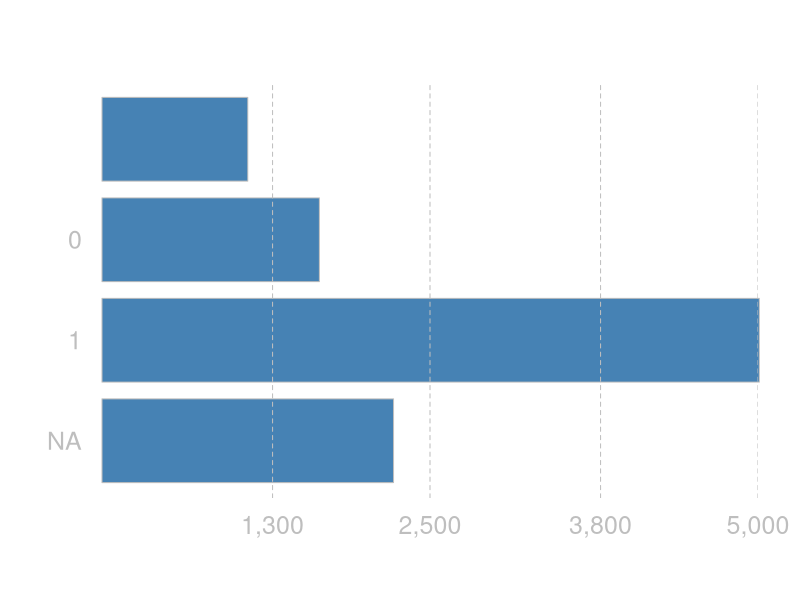

The R source for this figure:

booleplot <- function( f ) {

  if( is.factor(f) | is.logical(f) )
  { f <- as.character(f) }

  if( is.table(f) )
  { t <- f }
  
  if( ! is.table(f) )
  { f[ is.na(f) ] <- "NA"
    t <- table( f )  }
  
  max.t <- max(t)

  lines.at <- seq( max.t/4, max.t, length.out=4 )
  n.scale <- nchar(round(max.t,0)) - 2 
  lines.at <- round( lines.at, - n.scale )

  par( mar=c(5.1,5.1,4.1,2.1) )
  barplot( 
    rev(t), horiz=TRUE, 
    axes=F, las=2, 
    col="steelblue", 
    border="gray",
    xlim=c( 0, max(lines.at) ), 
    col.axis="gray", 
    cex.names=1.5 )

  abline( v=lines.at, lty=2, col="gray" )

  labz <- format( lines.at, big.mark="," )

  axis( side=1, at=lines.at, labels=labz, 
        col.axis="gray", cex.axis=1.5,
        tick=F  )

}

  
f <- sample( c(0,1,1,1), 10000, replace=T )
f[ c(F,F,F,T,F,F,T,F,T) ] <- NA
f[ is.na(f) ] <- "NA"
t <- table( f )


f <- sample( c(0,1,1,1), 10000, replace=T )
f[ c(F,F,F,T,F,F,F,F,T) ] <- NA
f[ c(F,F,F,F,F,F,T,F,F) ] <- ""
booleplot( f )

